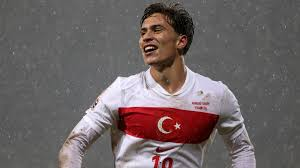
#> input picture OpenCV Uygulamalar/kenan.jpeg, 300 x 168 px, found by its file name
$ python RenkKanallarinaAyirma.py
#> lines starting #> are read from the running program, lines starting #| are printed output that depends on the picture
import cv2

img = cv2.imread(r"C:\Users\MUSA\Desktop\OpenCV Uygulamalar\kenan.jpeg")
#> img is the input picture: shape (168, 300, 3); mean B, G, R 100.8, 100.4, 110.2
b, g, r=cv2.split(img)
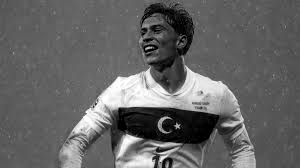
#> b: shape (168, 300); min 0, max 255, mean 100.8
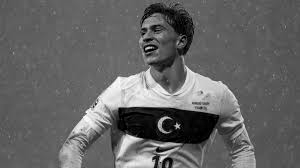
#> g: shape (168, 300); min 0, max 254, mean 100.4
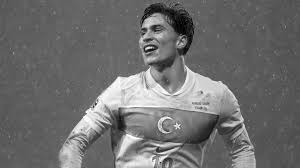
#> r: shape (168, 300); min 0, max 255, mean 110.2
cv2.imshow("Mavi Kanal", b)
cv2.imshow("Yesil Kanal", g)
cv2.imshow("Kirmizi Kanal", r)
cv2.waitKey(0)
cv2.destroyAllWindows()

$ run again, with OpenCV Uygulamalar/MilliTakim.jpg copied over OpenCV Uygulamalar/kenan.jpeg
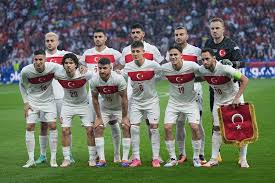
#> input picture OpenCV Uygulamalar/MilliTakim.jpg, 275 x 183 px, found by its file name
#> img is the input picture: shape (183, 275, 3); mean B, G, R 98.2, 112.5, 108.6
#> `b, g, r=cv2.split(img)`:
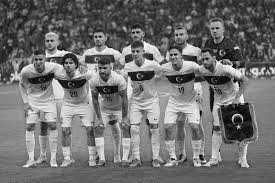
#> g: shape (183, 275); min 0, max 255, mean 112.5
#> `b, g, r=cv2.split(img)`:
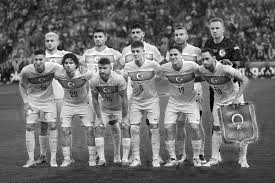
#> r: shape (183, 275); min 0, max 255, mean 108.6
